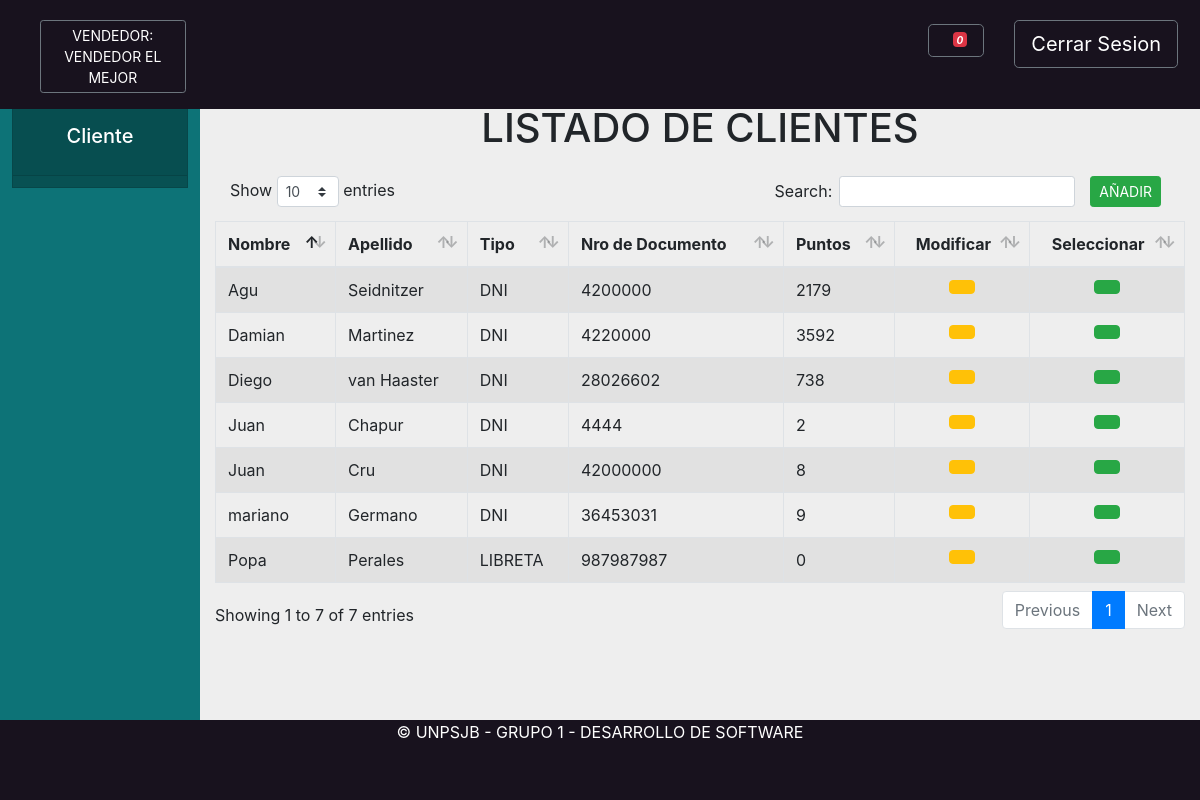
The app's page /venta/vistaCliente/ (signed in) with its own data.
### core/models.py (models this page shows, shortened)
class Rol(models.Model):
    TIPO = 0
    TIPOS = [
        (0, "rol")
    ]
    persona = models.ForeignKey(Persona, related_name="roles", on_delete=models.CASCADE)
    tipo = models.PositiveSmallIntegerField(choices=TIPOS)

class Persona(models.Model):
    DNI = 0
    PASAPORTE = 1
    LIBRETA = 2
    TIPOS_DOCUMENTO = (
        (DNI, "DNI"),
        (PASAPORTE, "PASAPORTE"),
        (LIBRETA, "LIBRETA")
    )
    objects = PersonaManager.from_queryset(PersonaQuerySet)()
    tipo_documento = models.PositiveSmallIntegerField(choices=TIPOS_DOCUMENTO)
    documento = models.CharField(max_length=13)
    nombre = models.CharField(max_length=200)
    apellido = models.CharField(max_length=200)
    usuario = models.OneToOneField(User, null=True, blank=True, on_delete=models.SET_NULL)

class Cliente(Rol):
    TIPO = 3
    bajaCliente = models.BooleanField(default=False) #Baja Logica
    puntos = models.PositiveIntegerField(default=0)

### venta/views.py (the view)
# urls.py: path('vistaCliente/', vviews.vista_cliente, name="vistaCliente"),
def vista_cliente(request):
    colClientes=Cliente.objects.all()
    personaInstancia = request.user.persona
    vendedorInstancia = get_object_or_404(Vendedor, persona = personaInstancia.id)
    carrito = Carrito(request)
    contador=carrito.get_cantidad()
    return render(request, "venta/vista_cliente.html", {"colClientes": colClientes,"vendedor":vendedorInstancia,"contador":contador})

### venta/carrito.py (called while the page is built)
    def save(self):
        self.session["carrito"]=self.carrito
        self.session.modified=True

    def get_cantidad(self):
        count=0
        for key,value in self.carrito.items():
            if "p" in key:
                count+=1
            else:
                count+=len(value["alquiler"])
        return count

### venta/templates/venta/vista_cliente.html (shortened to what this page needs)
{% extends 'base/vendedor.html'%} {% load static %} {% load hotel %} {% block header %}
<button onclick="location.href='/venta/vendedor'" style="text-decoration:none" class="rounded-1 btn btn-sm btn-outline-secondary text-white ml-4 mt-1"> VENDEDOR: {{vendedor.persona.nombre.upper}}
    {{vendedor.persona.apellido.upper}} </button> {% endblock header %} {% block carritoz %} {%block carrito_contador %} {%if not contador%}0{% else %}{{contador}} {% endif %}{% endblock carrito_contador%} {% endblock carritoz %} {% block content %}
<center>
    <h1 class="my-4">LISTADO DE CLIENTES</h1>
</center>
<table id="example1" class="table table-striped table-bordered" style="width:100%">
    <div class="formularioCliente" id="vistaClientes">
        <thead>
            <tr>
                <button type="button" class="btn btn-success  mr-4 float-right btn-sm" data-toggle="modal" data-target="#aniadirCliente" onclick="abrir_modal('{% url 'venta:modalAniadirCliente' %}','#aniadirCliente');">
                    AÑADIR</button>
                <th>Nombre</th>
                <th>Apellido</th>
                <th>Tipo</th>
                <th>Nro de Documento</th>
                <th>Puntos</th>
                <th>
                    <Center>Modificar</Center>
                </th>
                <th>
                    <Center>Seleccionar</Center>
                </th>
            </tr>
        </thead>
        <tbody>
            {% for cliente in colClientes %} {% if not cliente.bajaCliente %}
            <tr>
                <td> {{cliente.persona.nombre}}</td>
                <td> {{cliente.persona.apellido}}</td>
                <td> {{cliente.persona.get_tipo_documento_display}}</td>
                <td> {{cliente.persona.documento}}</td>
                <td> {{cliente.puntos}}</td>
                <td>
                    <center>
                        <button type="button" class="btn btn-warning" data-toggle="modal" data-target="#modificarCliente" onclick="abrir_modal('{% url 'venta:modalModificarCliente' cliente.pk  %}','#modificarCliente');" title="Editar">
                        </button>
                    </center>
                </td>
                <td>
                    <center>
                        <button type="button" class="btn btn-success" onclick="location.href='{% url 'venta:seleccionarCliente' cliente.persona.id %}' " title="Seleccionar">
                        </button>
                    </center>
                </td>
            </tr>
            {% endif %} {% endfor %}
        </tbody>
</table>
</div>
{% endblock content %}

### static/css/styleBase.css (style rules this page uses)
.bodyComplete { background-color: #eeeeee; width: 100%; height: 100%; }

### records on screen
Rol: persona.nombre "VENDEDOR", persona.apellido "EL MEJOR"
Cliente: persona.nombre "Diego", persona.apellido "van Haaster", persona.tipo_documento "DNI", persona.documento "28026602", puntos "738"
Cliente: persona.nombre "Damian", persona.apellido "Martinez", persona.tipo_documento "DNI", persona.documento "4220000", puntos "3592"
Cliente: persona.nombre "Juan", persona.apellido "Chapur", persona.tipo_documento "DNI", persona.documento "4444", puntos "2"
Cliente: persona.nombre "Agu", persona.apellido "Seidnitzer", persona.tipo_documento "DNI", persona.documento "4200000", puntos "2179"
Cliente: persona.nombre "mariano", persona.apellido "Germano", persona.tipo_documento "DNI", persona.documento "36453031", puntos "9"
Cliente: persona.nombre "Juan", persona.apellido "Cru", persona.tipo_documento "DNI", persona.documento "42000000", puntos "8"
Cliente: persona.nombre "Popa", persona.apellido "Perales", persona.tipo_documento "LIBRETA", persona.documento "987987987", puntos "0"
